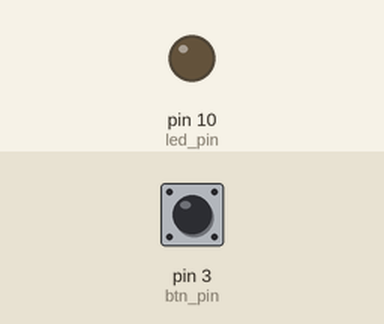
Recording of a sketch running on a simulated Arduino Uno, built with avr-gcc and run on an emulated ATmega328P. Shown: output pins drawn as LEDs (lit = HIGH). The inputs (shaded band) are chosen by the test bench; at power-on: pin 3 (btn_pin) HIGH.

Above: at 1.2 s.
1.3 s: pin 3 (btn_pin) pulsed LOW 2 times (0.12 s each, 0.3 s apart)
At 3.27 s:
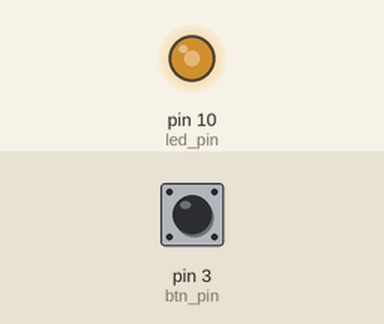
4.3 s: pin 3 (btn_pin) pulled LOW for 0.15 s
At 5.1 s:
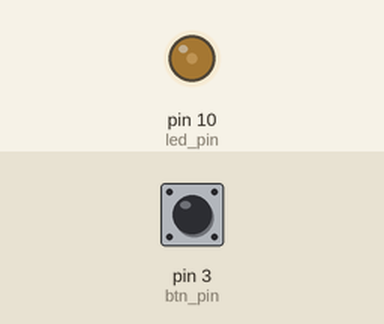
7.4 s: pin 3 (btn_pin) pulled LOW for 1 s
At 9.05 s:
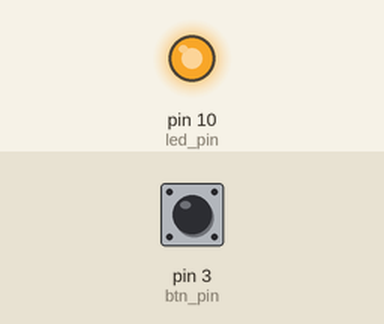
Timing chart, 0 to 12.8 s (numbered marks = the images above; inputs shaded):
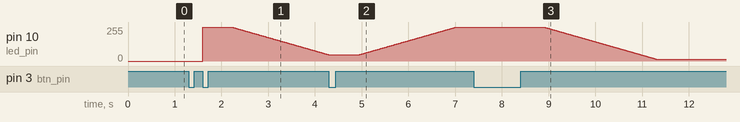

Measured:
- after the input at 7.4 s, pin 10 (led_pin): moves from 255/255 to 15/255 over 2.4 s, starting after 1.5 s

The sketch:

exercise2.ino
```cpp
#define btn_pin 3
#define led_pin 10

bool light = false;
bool step = false;
int val, value;
int power = 255;

void setup(){
  pinMode(btn_pin, INPUT);
  pinMode(led_pin, OUTPUT);
  Serial.begin(9600);
}

void loop(){
  val = digitalRead(btn_pin);
  if (val != value){
    val = digitalRead(btn_pin);
    long press = millis();

    while (digitalRead(btn_pin)){
      if (millis() - press >= 500 && light){
        while (digitalRead(btn_pin)){
          if (step){
            power = min(power + 1, 255);
          }
          else{
            power = max(power - 1, 15);
          }
          analogWrite(led_pin, power);
          delay(10);
        }
        step = !step;
      }
      delay(10);
    }

    if (millis() - press < 500){
      if (val){
          light = !light;
      }
      if (light){
        analogWrite(led_pin, power);
      }
      else{
        analogWrite(led_pin, 0);
      }
    }
  }
  value = val;
}
```
